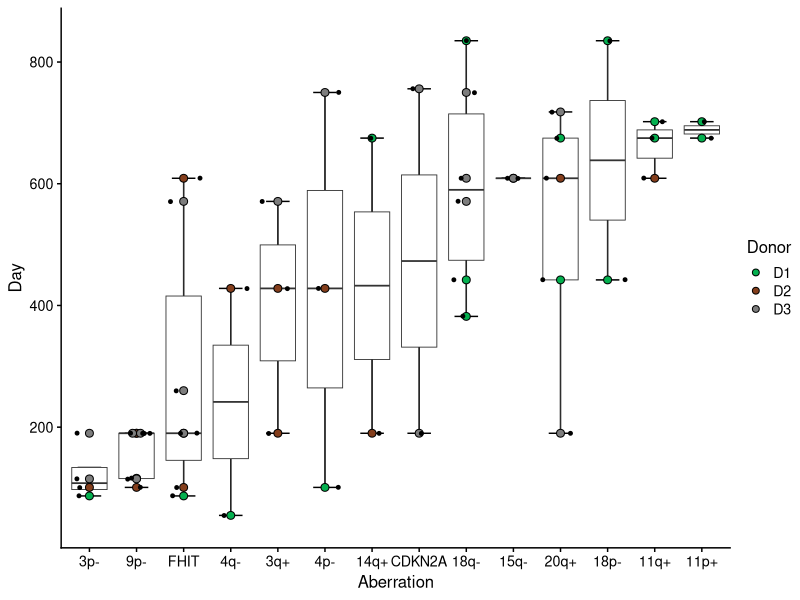

Reproduce this figure in R.
## ---- chunk 1
library(stats)
library(reshape2)
library(ggplot2)
library(forcats)
library(ggpubr)
library(cowplot)
## ---- chunk 2
setwd(file.path("/Users/kasper.karlsson/_Stanford/Papers/Evolution_paper/GitHub_Reproductions/Main/Figure_1/PLOTS/Figure_1E_Timing_CNA"))
cnv_timing_df = read.csv("CNV_timing_first_ocurrance_per_sample.csv", header=TRUE)

### ANNOTATE EARLY, MID, LATE
cnv_timing_df$type <- "Late"
cnv_timing_df$type[cnv_timing_df$Aberration %in% c("3p-","9p-","FHIT")] <- "Early"
cnv_timing_df$type[cnv_timing_df$Aberration %in% c("4p-","4q-","18q-","3q+","14q+","CDKN2A")] <- "Mid"
cnv_timing_df$type <- factor(cnv_timing_df$type, levels = c("Early","Mid","Late"))

### REORDER ABERRATIONS, EARLIEST EVENTS FIRST
fac <- with(cnv_timing_df, reorder(Aberration, Day, median, order = TRUE))
cnv_timing_df$Aberration <- factor(cnv_timing_df$Aberration, levels = levels(fac))

### REMOVE ABERRATIONS OCCURRING IN LESS THAN TWO CULTURES
chrArmFreq <- as.data.frame(apply(cnv_timing_df[c("Aberration")], 2, table))
chrArmFreq <- subset(chrArmFreq,Aberration > 1)
m1freqArm <- rownames(chrArmFreq)
cnv_timing_df_sub <- subset(cnv_timing_df,Aberration %in% m1freqArm)

head(cnv_timing_df_sub)

## ---- chunk 3

cna_box_plot <- ggplot(cnv_timing_df_sub, aes(Aberration, Day))+
  stat_boxplot( aes(Aberration, Day), geom='errorbar', linetype=1, width=0.5) +
  geom_boxplot( aes(Aberration, Day),outlier.shape=NA, size=0.3) + #remove outliers since we add them with geom_jitter
  scale_fill_manual(values=c("#04B04F","#843E1C","#7D7D7D")) +
  scale_color_manual(values=c("#04B04F","#843E1C","#6A2A58")) +
  geom_dotplot( aes(fill=Donor),
                binaxis='y', 
                stackdir='center',
                alpha=1,
                dotsize=0.5) +
  scale_alpha_manual(values=c(1,0.1)) +
  geom_jitter(width = 0.4,size=1) + 
  theme_cowplot(12)

cna_box_plot
### SAVE FIGURE
#ggsave("~/Downloads/summary_CNA_order.pdf",width=10,height=5,unit = "in", pointsize=0.1)
#ggsave("~/Downloads/summary_CNA_order.svg",width=5,height=5,unit = "in", pointsize=0.1)
